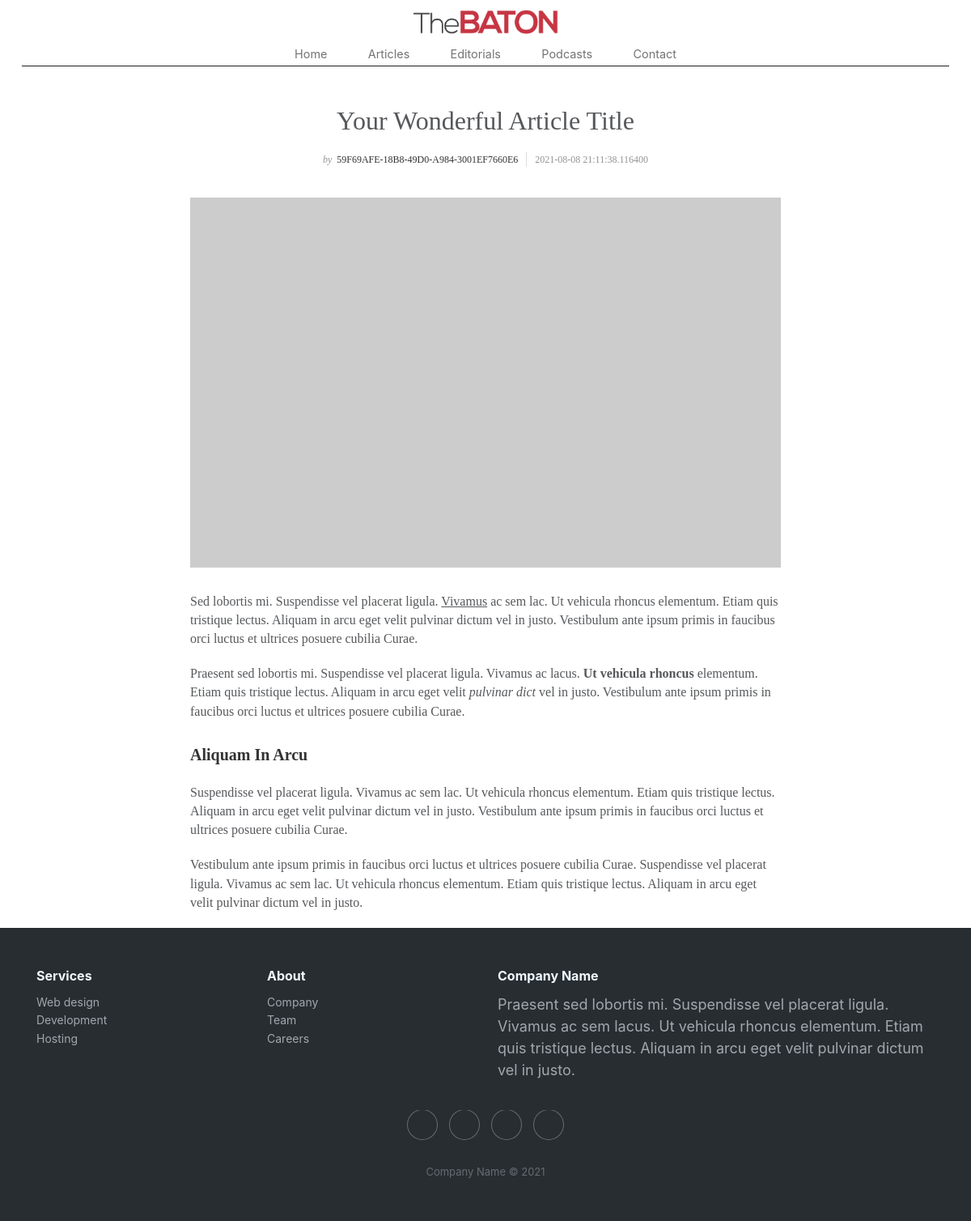
The app's page /articles/59f69afe-18b8-49d0-a984-3001ef7660e6 with its own data.
### src/models/BlogpostModel.py (models this page shows, shortened)
class Blogpost(db.Model):
    id = db.Column(db.Integer, primary_key=True)
    public_id = db.Column(db.String, unique=True, nullable=False)
    cover_image = db.Column(db.String, default='static/images/default_cover.jpg')
    title = db.Column(db.String, nullable=False)
    date_posted = db.Column(db.DateTime, nullable=False, default=datetime.utcnow)
    date_modified = db.Column(db.DateTime, nullable=False, default=datetime.utcnow)
    content = db.Column(db.Text, nullable=False)
    user_id = db.Column(db.Integer, db.ForeignKey('user.public_id'))

### src/views/UserView.py (the view)
@user_api.route('/articles/<public_id>', methods=['GET'])
def articles_blogpost(public_id):
    blogpost = Blogpost.query.filter_by(public_id=public_id).first()
    return render_template_string(blogpost.content, article_post=blogpost)

### src/views/UserView.py (called while the page is built)
@user_api.after_request
def refresh_expiring_jwts(response):
    try:
        exp_timestamp = get_jwt()["exp"]
        now = datetime.now(timezone.utc)
        target_timestamp = datetime.timestamp(now + timedelta(minutes=30))
        if target_timestamp > exp_timestamp:
            access_token = create_access_token(identity=get_jwt_identity())
            set_access_cookies(response, access_token)
        return response
    except (RuntimeError, KeyError):
        return response

### src/templates/blogpost.html (shortened to what this page needs)
{% extends "base.html" %}
{% block title %}
<link rel="stylesheet" href="static/css/blogpost.css">
{% endblock %}
{% block content %}
    <section class="article-clean">
        <div class="container">
            <div class="row">
                <div class="col-lg-10 col-xl-8 offset-lg-1 offset-xl-2">
                    <div class="text-center intro">
                        <h1 class="text-center">{{ article_post.title }}</h1>
                        <p class="text-center"><span class="by">by</span> <a href="#">{{ article_post.public_id }}</a><span class="date">{{ article_post.date_modified }}</span></p><img class="img-fluid" src="https://picsum.photos/1440/900">
                    </div>
                    <div class="text">
                        {% block blogpost %}
                        {% endblock blogpost %}
                    </div>
                </div>
            </div>
        </div>
    </section>
{% endblock content%}

### src/static/css/base.css (style rules this page uses)
* { margin: 0; padding:0; overflow-x:hidden; }
:root { --clr-background: #f8f8f8; --clr-primary-red: #be1e2d; --clr-primary-text: #202020; --clr-secondary-text: #737373; --clr-light-primary: #fefefe; --clr-light-secondary: #f0f0f0; }
html { font-family: "Montserrat", sans-serif; background-color: var(--clr-background); }
h1,h2,h3,h4,h5 { overflow: hidden; }
@media only screen and (min-width: 768px) { :root { font-size: 18px; } }

### src/static/css/blogpost.css (style rules this page uses)
.article-clean { color: #56585b; background-color: #fff; font-family: 'Lora', serif; font-size: 14px; }
.article-clean .intro { font-size: 16px; margin: 0 auto 30px; }
.article-clean .intro h1 { font-size: 32px; margin-bottom: 15px; padding-top: 20px; line-height: 1.5; color: inherit; margin-top: 20px; }
.article-clean .intro p { color: #929292; font-size: 12px; }
.article-clean .intro p .by { font-style: italic; }
.article-clean .intro p .date { text-transform: uppercase; padding: 4px 0 4px 10px; margin-left: 10px; border-left: 1px solid #ddd; }
.article-clean .intro p a { color: #333; text-transform: uppercase; padding-left: 3px; }
.article-clean .intro img { margin-top: 20px; }
.article-clean .text p { margin-bottom: 20px; line-height: 1.45; }
@media (min-width:768px) { .article-clean .text p { font-size: 16px; } }
.article-clean .text h2 { margin-top: 28px; margin-bottom: 20px; line-height: 1.45; font-size: 16px; font-weight: bold; color: #333; }
@media (min-width:768px) { .article-clean .text h2 { font-size: 20px; } }

### records on screen
Blogpost: title "Your Wonderful Article Title", public_id "59F69AFE-18B8-49D0-A984-3001EF7660E6", date_modified "2021-08-08 21:11:38.116400"
